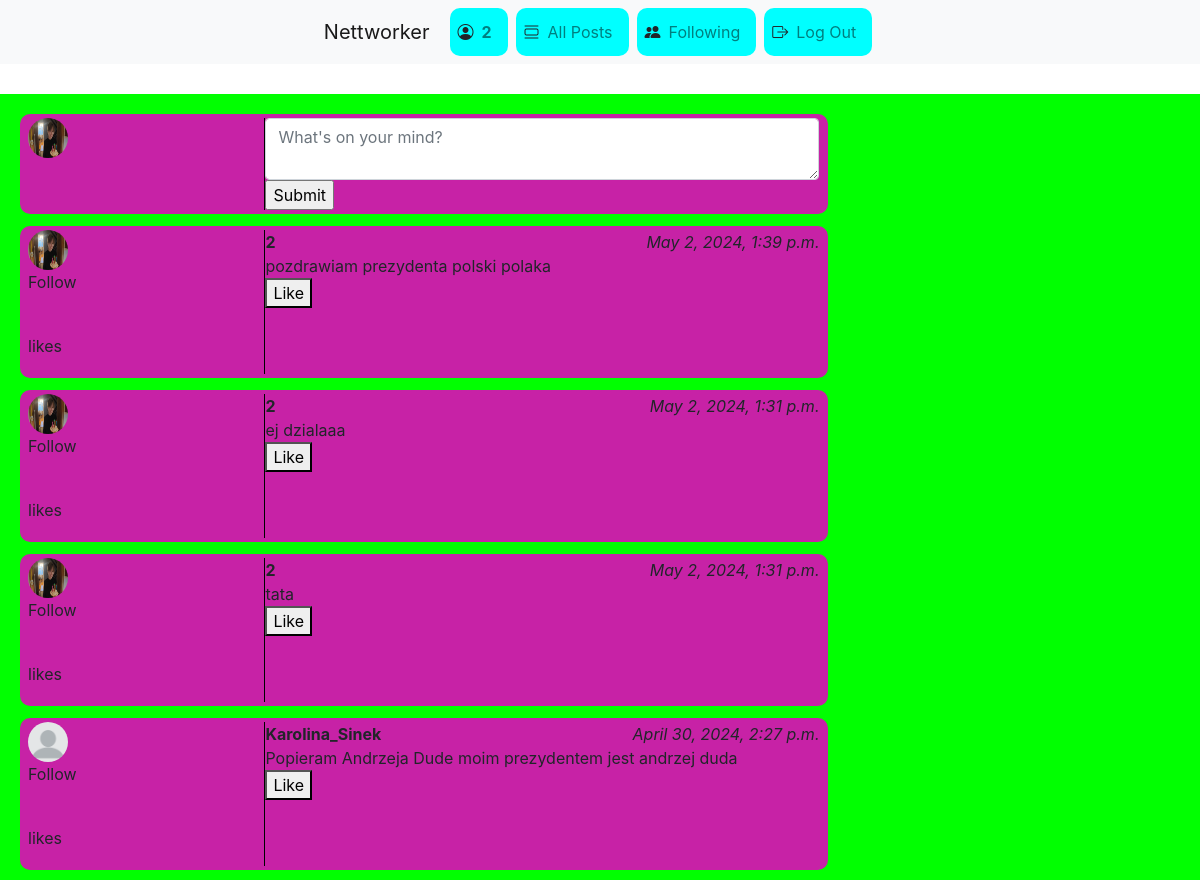
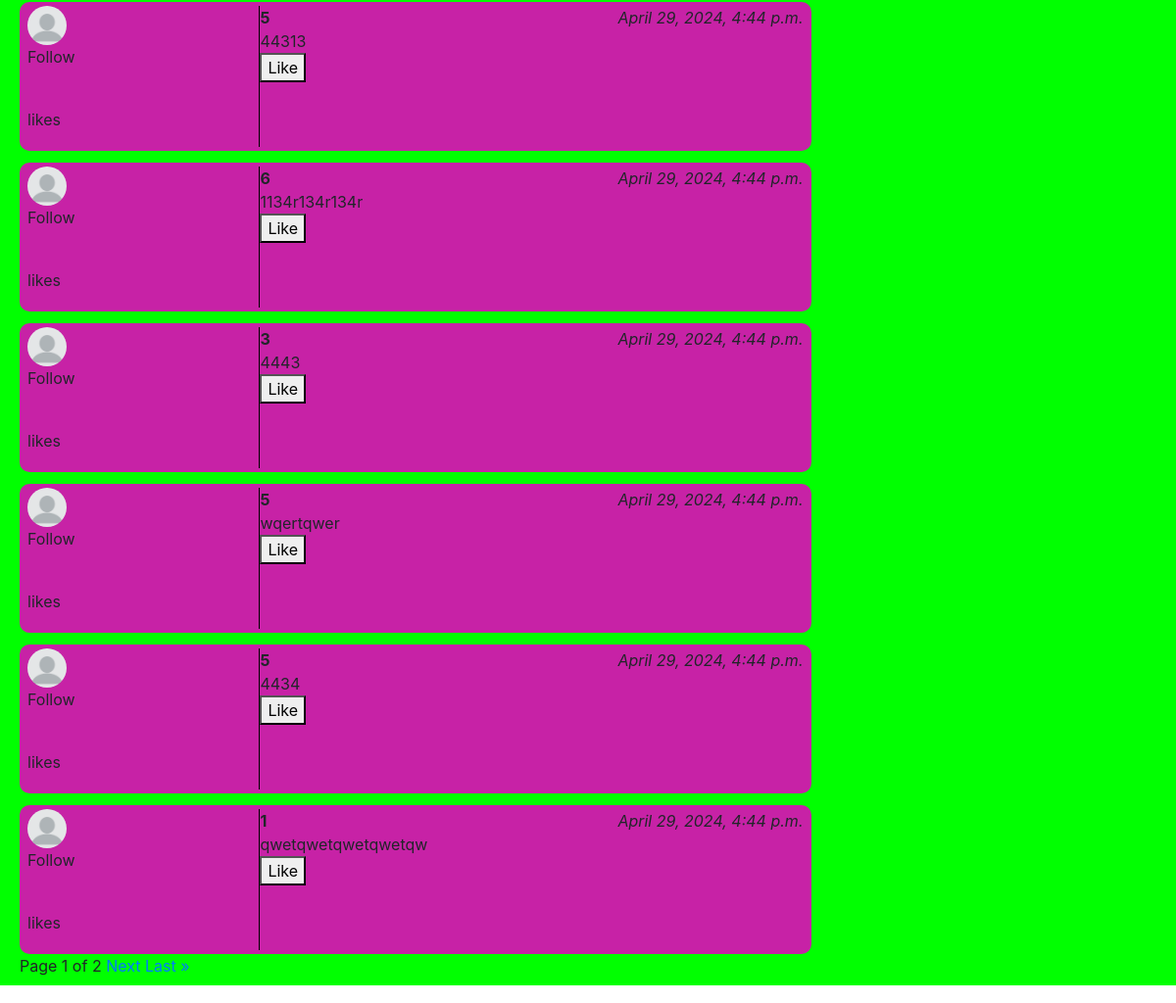
Screenshot of / (signed in) with the database file from the repository (2 pictures, top to bottom).
### network/models.py (models this page shows, shortened)
class User(AbstractUser):
    first_name = models.CharField(max_length=50)
    last_name = models.CharField(max_length=50)
    description = models.CharField(max_length=255, default="", null=True, blank=True)
    profilePicture = models.ImageField(null=True, blank=True, upload_to="images")

class Post(models.Model):
    content = models.CharField(max_length=255)
    user = models.ForeignKey(User, on_delete=models.CASCADE)
    date = models.DateTimeField(auto_now_add=True)

### network/views.py (the view)
# urls.py: path("", views.index, name="index"),
def index(request):
    posts = Post.objects.all().order_by("-date")
    p = Paginator(posts, 10)
    page = request.GET.get('page')
    posts_paginated = p.get_page(page)
    return render(request, "network/index.html", {"posts": posts, "posts_paginated": posts_paginated})

### network/templates/network/index.html (shortened to what this page needs)
{% extends "network/layout.html" %}
{% block body %}
    <div class="content">
        {% if request.user.is_authenticated %}
        <div class="posts-container">
            <div class="post">
                <div class="post-first-row">
                    <img class="post-profile-image" src="{{ user.profilePicture }}" alt="Profile Picture">
                </div>
                <div class="post-second-row">
                <form id="compose-form">
                    <textarea id='content' class ="form-control" name="content" id="new-post-content" placeholder="What's on your mind?"></textarea>
                    <input type="submit">
                </form>
                </div>
            </div>
        </div>
        {% endif %}
        {% if posts %}
            <div class="posts-container">
                {% for post in posts_paginated %}
                    <div class="post">
                        <div class="post-first-row">
                            <a href="{% url 'profile' post.user.username%}"><img class="post-profile-image" src="{{ post.user.profilePicture }}" alt="Profile Picture"></a>
                            <br>
                            <p>Follow</p>
                            <br>
                            <p>{{ post.likes }} likes</p>
                        </div>
                        <div class="post-second-row">
                            <div class="post-info">
                                <b>{{ post.user.username }}</b>
                                <i>{{ post.date }}</i>
                            </div>
                            {{ post.content }}
                            <br>
                            <button>Like</button>
                        </div>
                    </div>
                {% endfor %}
            </div>
        {% else %}
            <div class="loader">No posts to show,  probably something is wrong.</div>
        {% endif %}
        <div class="paginator">
            Page {{ posts_paginated.number}} of {{ posts_paginated.paginator.num_pages }}
            {% if posts_paginated.has_next %}
                <a href="?page={{ posts_paginated.next_page_number }}">Next</a>
                <a href="?page={{ posts_paginated.paginator.num_pages }}">Last &raquo;</a>
            {% endif %}
        </div>
    </div>
{% endblock %}

### network/templates/network/layout.html (shortened to what this page needs)
{% load static %}
<!DOCTYPE html>
<html lang="en">
    <head>
        <link rel="stylesheet" href="https://stackpath.bootstrapcdn.com/bootstrap/4.4.1/css/bootstrap.min.css">
        <link rel="stylesheet" href="https://cdn.jsdelivr.net/npm/bootstrap-icons@1.5.0/font/bootstrap-icons.css">
        <link href="{% static 'network/styles.css' %}" rel="stylesheet">
    </head>
    <body>
        <nav class="navbar navbar-expand-lg navbar-light bg-light sticky-top">
            <a class="navbar-brand" href="#">Nettworker</a>
            <div>
              <ul class="navbar-nav mr-auto">
                {% if user.is_authenticated %}
                    <li class="nav-item">
                        <i class="bi bi-person-circle"></i>
                        <a class="nav-link" href="{% url 'profile' user.username%}"><strong>{{ user.username }}</strong></a>
                    </li>
                {% endif %}
                <li class="nav-item">
                    <i class="bi bi-view-list"></i>
                    <a class="nav-link" href="{% url 'index' %}">All Posts</a>
                </li>
                {% if user.is_authenticated %}
                    <li class="nav-item">
                        <i class="bi bi-people-fill"></i>
                        <a class="nav-link" href="{% url 'following' %}">Following</a>
                    </li>
                    <li class="nav-item">
                        <i class="bi bi-box-arrow-right"></i>
                        <a class="nav-link" href="{% url 'logout' %}">Log Out</a>
                    </li>
                {% endif %}
              </ul>
            </div>
          </nav>
        <div class="body">
            {% block body %}
            {% endblock %}
        </div>
    </body>
</html>

### network/static/network/styles.css (style rules this page uses)
.content { max-width: 1200px; margin: auto; margin-top: 30px; margin-bottom: 30px; padding: 8px 20px; background-color: rgb(1, 255, 1); }
.navbar { display: flex; align-items: center; justify-content: center; }
.nav-item { margin: 0 4px; background-color: aqua; border-radius: 10px; display: flex; align-items: center; justify-content: center; padding: 4px 8px; }
.post { background-color: rgb(199, 34, 166); border-radius: 10px; padding: 4px 8px; margin-top: 12px; width: 80ch; display: flex; }
.post-first-row { align-items: center; width: 30%; border-right: 1px solid black; }
.post-profile-image { width: 40px; height: 40px; border-radius: 50%; }
.post-second-row { width: 70%; }
.post-info { display: flex; justify-content: space-between; }

### rows the page displays
User: username "2", profilePicture (picture)
Post: user.profilePicture (picture), user.username "2", date "May 2, 2024, 1:39 p.m.", content "pozdrawiam prezydenta polski polaka"
Post: user.profilePicture (picture), user.username "2", date "May 2, 2024, 1:31 p.m.", content "ej dzialaaa"
Post: user.profilePicture (picture), user.username "2", date "May 2, 2024, 1:31 p.m.", content "tata"
Post: user.profilePicture (placeholder picture), user.username "Karolina_Sinek", date "April 30, 2024, 2:27 p.m.", content "Popieram Andrzeja Dude moim prezydentem jest andrzej duda"
Post: user.profilePicture (placeholder picture), user.username "5", date "April 29, 2024, 4:44 p.m.", content "44313"
Post: user.profilePicture (placeholder picture), user.username "6", date "April 29, 2024, 4:44 p.m.", content "1134r134r134r"
Post: user.profilePicture (placeholder picture), user.username "3", date "April 29, 2024, 4:44 p.m.", content "4443"
Post: user.profilePicture (placeholder picture), user.username "5", date "April 29, 2024, 4:44 p.m.", content "wqertqwer"
Post: user.profilePicture (placeholder picture), user.username "5", date "April 29, 2024, 4:44 p.m.", content "4434"
Post: user.profilePicture (placeholder picture), user.username "1", date "April 29, 2024, 4:44 p.m.", content "qwetqwetqwetqwetqw"

### other values shown
{{ posts_paginated.number }} "1"
{{ posts_paginated.paginator.num_pages }} "2"
